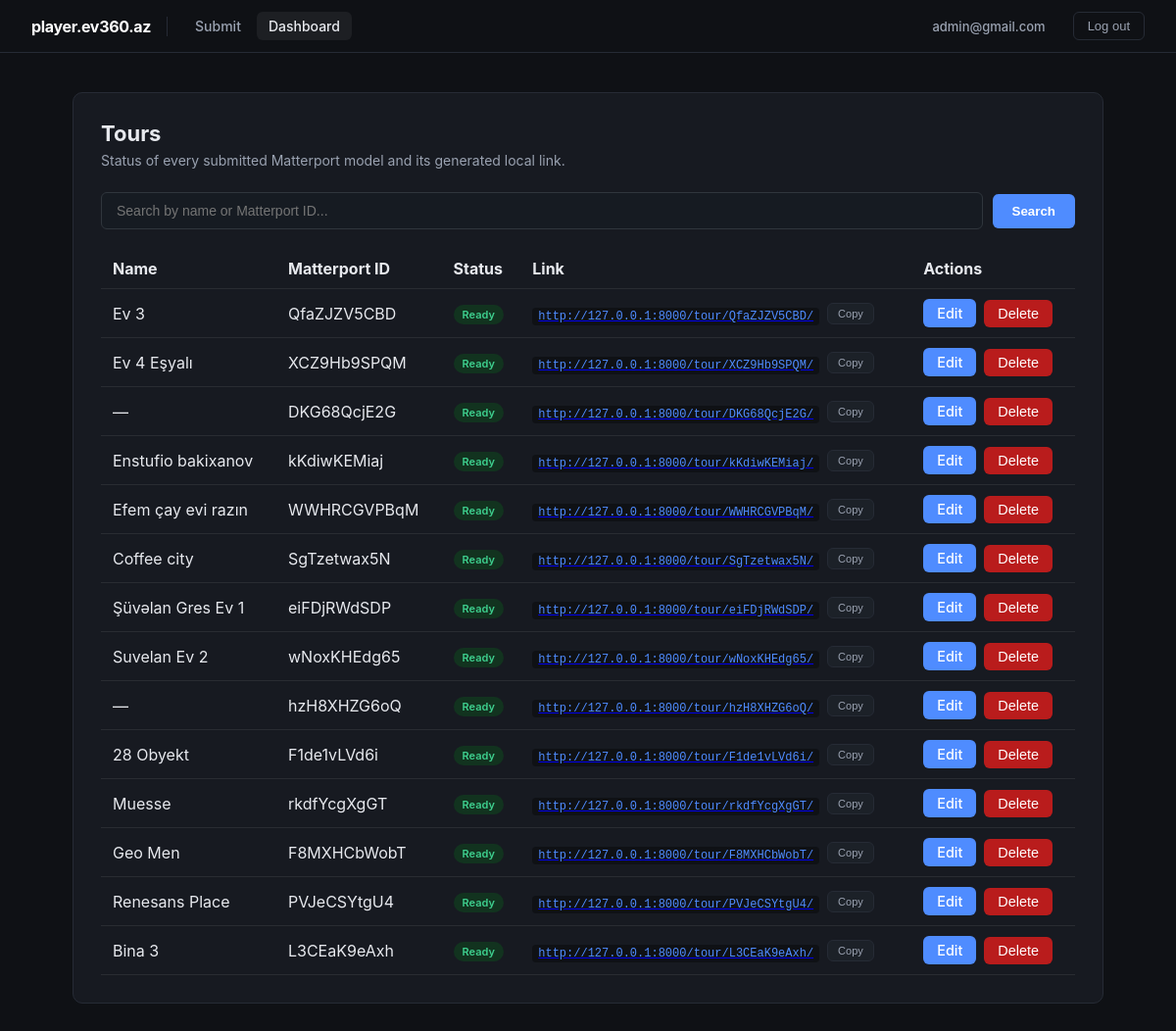
The page /dashboard/ (signed in) on the database its author committed.
### tours/models.py (models this page shows, shortened)
class Tour(models.Model):
    matterport_id = models.CharField(max_length=32, unique=True, db_index=True)
    name = models.CharField(max_length=255, blank=True, default="")
    created_at = models.DateTimeField(auto_now_add=True)
    class Meta:
        ordering = ["-created_at"]
    @property
    def latest_upload(self):
        return self.uploads.order_by("-created_at").first()
    @property
    def local_url(self) -> str:
        return f"{settings.PLAYER_PUBLIC_BASE_URL}/tour/{self.matterport_id}/"

class TourUpload(models.Model):
    class SourceType(models.TextChoices):
        URL = "url", "Matterport URL"
        ZIP = "zip", "ZIP Upload"
    class Status(models.TextChoices):
        PENDING = "pending", "Pending"
        DOWNLOADING = "downloading", "Downloading"
        READY = "ready", "Ready"
        FAILED = "failed", "Failed"
    tour = models.ForeignKey(
        Tour, on_delete=models.CASCADE, related_name="uploads", null=True, blank=True
    )
    source_type = models.CharField(max_length=10, choices=SourceType.choices)
    source_url = models.URLField(blank=True)
    original_zip_name = models.CharField(max_length=255, blank=True)
    status = models.CharField(max_length=20, choices=Status.choices, default=Status.PENDING)
    local_path = models.CharField(max_length=255, blank=True)
    error_message = models.TextField(blank=True)
    celery_task_id = models.CharField(max_length=64, blank=True)
    created_at = models.DateTimeField(auto_now_add=True)
    updated_at = models.DateTimeField(auto_now=True)
    class Meta:
        ordering = ["-created_at"]

### tours/views.py (the view)
# urls.py: path("dashboard/", views.dashboard_view, name="dashboard"),
@login_required
def dashboard_view(request):
    query = request.GET.get("q", "").strip()
    tours = Tour.objects.all()
    if query:
        tours = tours.filter(
            Q(name__icontains=query) | Q(matterport_id__icontains=query)
        )
    tour_rows = []
    has_active = False
    for tour in tours:
        latest = tour.latest_upload
        if latest is None:
            continue
        tour_rows.append({"tour": tour, "upload": latest})
        if latest.status in (TourUpload.Status.PENDING, TourUpload.Status.DOWNLOADING):
            has_active = True
    pending_zip_uploads = TourUpload.objects.filter(tour__isnull=True).exclude(
        status=TourUpload.Status.READY
    )
    if pending_zip_uploads.exists():
        has_active = True
    return render(
        request,
        "tours/dashboard.html",
        {
            "tour_rows": tour_rows,
            "pending_zip_uploads": pending_zip_uploads,
            "has_active_tours": has_active,
            "query": query,
        },
    )

### tours/templates/tours/dashboard.html (shortened to what this page needs)
{% extends "tours/base.html" %}
{% block content %}
<div class="panel">
  <h1>Tours</h1>
  <p class="sub">Status of every submitted Matterport model and its generated local link.</p>
  <form method="get" class="search-form" style="margin-bottom:20px; display:flex; gap:10px; align-items:center;">
    <input type="text" name="q" value="{{ query }}" placeholder="Search by name or Matterport ID..."
           style="flex:1; padding:10px 15px; border-radius:6px; border:1px solid #30363d; background-color:#161b22; color:#c9d1d9; outline:none;">
    <button type="submit" style="padding:10px 20px; border-radius:6px; background-color:var(--accent, #3498db); color:#ffffff; border:none; cursor:pointer; font-weight:600; margin-top:0; transition: opacity 0.2s;" onmouseover="this.style.opacity='0.8'" onmouseout="this.style.opacity='1'">
        Search
    </button>
  </form>
  {% if tour_rows or pending_zip_uploads %}
  <div style="overflow-x: auto; width: 100%;">
  <table class="tour-table" style="width: 100%;">
    <thead>
      <tr>
        <th style="white-space: nowrap;">Name</th>
        <th style="white-space: nowrap;">Matterport ID</th>
        <th style="white-space: nowrap;">Status</th>
        <th style="white-space: nowrap;">Link</th>
        <th style="white-space: nowrap;">Actions</th>
      </tr>
    </thead>
    <tbody>
      {% for row in tour_rows %}
      {% with tour=row.tour upload=row.upload %}
      <tr>
        <td style="white-space: nowrap;">{{ tour.name|default:"—" }}</td>
        <td style="white-space: nowrap;">{{ tour.matterport_id }}</td>
        <td style="white-space: nowrap;">
          <span class="badge badge-{{ upload.status }}">{{ upload.get_status_display }}</span>
        </td>
        <td style="white-space: nowrap;">
          {% if upload.status == "ready" %}
            <div style="display: flex; align-items: center; gap: 8px; flex-wrap: nowrap;">
              <a href="{{ tour.local_url }}" target="_blank"><code>{{ tour.local_url }}</code></a>
              <button type="button" class="copy-btn" data-url="{{ tour.local_url }}" onclick="copyTourLink(this)">Copy</button>
            </div>
          {% else %}
            —
          {% endif %}
        </td>
        <td style="white-space: nowrap;">
          <div style="display: flex; align-items: center; gap: 8px; flex-wrap: nowrap;">
            <a href="{% url 'edit_tour' tour.id %}" class="btn" style="background:var(--accent);color:#fff;text-decoration:none;">Edit</a>
            <form method="post" action="{% url 'delete_tour' tour.id %}"
                  onsubmit="return confirm('Delete this tour and all its upload history permanently?');" style="display:inline-block; margin:0; padding:0;">
              <button type="submit" class="btn btn-danger">Delete</button>
            </form>
          </div>
        </td>
      </tr>
      {% endwith %}
      {% endfor %}
    </tbody>
  </table>
  </div>
  {% else %}
    {% if query %}
      <div class="empty">No tours match "{{ query }}". <a href="{% url 'dashboard' %}">Clear search</a></div>
    {% else %}
      <div class="empty">No tours submitted yet. <a href="{% url 'submit' %}">Submit one →</a></div>
    {% endif %}
  {% endif %}
</div>
{% endblock %}

### tours/templates/tours/base.html (shortened to what this page needs)
<!DOCTYPE html>
<html lang="az">
<head>
</head>
<body>
<nav>
  <div class="nav-left">
    <span class="brand">player.ev360.az</span>
    <div class="nav-links">
      <a href="{% url 'submit' %}" class="{% if request.resolver_match.url_name == 'submit' %}active{% endif %}">Submit</a>
      <a href="{% url 'dashboard' %}" class="{% if request.resolver_match.url_name == 'dashboard' %}active{% endif %}">Dashboard</a>
    </div>
  </div>
  <div class="nav-right">
    {% if user.is_authenticated %}
      <a href="{% url 'profile' %}" class="user-email">{{ user.email }}</a>
      <form method="post" action="{% url 'logout' %}" style="display:inline; margin: 0; padding: 0;">
        <button type="submit" class="logout-btn">Log out</button>
      </form>
    {% else %}
      <a href="{% url 'login' %}">Log in</a>
    {% endif %}
  </div>
</nav>
<main>
  {% block content %}  {% endblock %}
</main>
</body>
</html>

### tours/templates/tours/base.html (style rules this page uses)
:root { --bg: #0f1115; --panel: #171a21; --border: #262b35; --text: #e7e9ee; --muted: #9aa2b1; --accent: #4f8cff; --ok: #3ecf8e; --fail: #ff6161; --warn: #ffb454; --hover-bg: rgba(255, 255, 255, 0.06); }
* { box-sizing: border-box; }
body { margin: 0; background: var(--bg); color: var(--text); font-family: -apple-system, BlinkMacSystemFont, "Segoe UI", Roboto, Helvetica, Arial, sans-serif; }
nav { display: flex; justify-content: space-between; align-items: center; padding: 12px 32px; background: var(--bg); border-bottom: 1px solid var(--border); }
.nav-left, .nav-right { display: flex; align-items: center; gap: 16px; }
nav .brand { font-weight: 700; color: #ffffff; font-size: 16px; letter-spacing: -0.02em; padding-right: 16px; border-right: 1px solid var(--border); }
.nav-links { display: flex; gap: 4px; }
nav a { color: var(--muted); text-decoration: none; font-size: 14px; font-weight: 500; padding: 6px 12px; border-radius: 6px; transition: all 0.2s ease; }
nav a.active, nav a:hover { color: var(--text); background: var(--hover-bg); }
.user-email { font-size: 13px; color: var(--muted); }
.logout-btn { margin: 0; padding: 6px 14px; background: transparent; border: 1px solid var(--border); border-radius: 6px; color: var(--muted); font-size: 13px; font-weight: 500; cursor: pointer; transition: all 0.2s ease; }
main { max-width: 1100px; margin: 0 auto; padding: 40px 24px; }
.panel { background: var(--panel); border: 1px solid var(--border); border-radius: 10px; padding: 28px; }
h1 { font-size: 22px; margin: 0 0 6px; }
p.sub { color: var(--muted); margin: 0 0 24px; font-size: 14px; }
input[type=url], input[type=text] { width: 100%; padding: 12px 14px; background: #0f1115; border: 1px solid var(--border); border-radius: 8px; color: var(--text); font-size: 14px; }
.badge { display: inline-block; padding: 3px 9px; border-radius: 20px; font-size: 11px; font-weight: 600; }
.badge-ready { background: #12331f; color: var(--ok); }
code { background: #0f1115; padding: 2px 6px; border-radius: 4px; font-size: 12px; color: var(--accent); }
.copy-btn { margin-left: 0px; padding: 4px 10px; background: #1c2128; border: 1px solid var(--border); border-radius: 6px; color: var(--muted); font-size: 11px; cursor: pointer; transition: 0.2s; }
.btn { display: inline-block; padding: 6px 14px; border: none; border-radius: 6px; font-size: 0.9rem; font-weight: 500; cursor: pointer; transition: background 0.15s ease; }
.btn-danger { background: #b91c1c; color: #fff; }
.tour-table { width: 100%; border-collapse: collapse; }
.tour-table th, .tour-table td { padding: 10px 12px; text-align: left; border-bottom: 1px solid rgba(255,255,255,0.08); }

### rows shown on the page
Tour: tour.name "Ev 3", tour.matterport_id "QfaZJZV5CBD", upload.status "Ready", tour.local_url "http://127.0.0.1:8000/tour/QfaZJZV5CBD/"
Tour: tour.name "Ev 4 Eşyalı", tour.matterport_id "XCZ9Hb9SPQM", upload.status "Ready", tour.local_url "http://127.0.0.1:8000/tour/XCZ9Hb9SPQM/"
Tour: tour.name "—", tour.matterport_id "DKG68QcjE2G", upload.status "Ready", tour.local_url "http://127.0.0.1:8000/tour/DKG68QcjE2G/"
Tour: tour.name "Enstufio bakixanov", tour.matterport_id "kKdiwKEMiaj", upload.status "Ready", tour.local_url "http://127.0.0.1:8000/tour/kKdiwKEMiaj/"
Tour: tour.name "Efem çay evi razın", tour.matterport_id "WWHRCGVPBqM", upload.status "Ready", tour.local_url "http://127.0.0.1:8000/tour/WWHRCGVPBqM/"
Tour: tour.name "Coffee city", tour.matterport_id "SgTzetwax5N", upload.status "Ready", tour.local_url "http://127.0.0.1:8000/tour/SgTzetwax5N/"
Tour: tour.name "Şüvəlan Gres Ev 1", tour.matterport_id "eiFDjRWdSDP", upload.status "Ready", tour.local_url "http://127.0.0.1:8000/tour/eiFDjRWdSDP/"
Tour: tour.name "Suvelan Ev 2", tour.matterport_id "wNoxKHEdg65", upload.status "Ready", tour.local_url "http://127.0.0.1:8000/tour/wNoxKHEdg65/"
Tour: tour.name "—", tour.matterport_id "hzH8XHZG6oQ", upload.status "Ready", tour.local_url "http://127.0.0.1:8000/tour/hzH8XHZG6oQ/"
Tour: tour.name "28 Obyekt", tour.matterport_id "F1de1vLVd6i", upload.status "Ready", tour.local_url "http://127.0.0.1:8000/tour/F1de1vLVd6i/"
Tour: tour.name "Muesse", tour.matterport_id "rkdfYcgXgGT", upload.status "Ready", tour.local_url "http://127.0.0.1:8000/tour/rkdfYcgXgGT/"
Tour: tour.name "Geo Men", tour.matterport_id "F8MXHCbWobT", upload.status "Ready", tour.local_url "http://127.0.0.1:8000/tour/F8MXHCbWobT/"
Tour: tour.name "Renesans Place", tour.matterport_id "PVJeCSYtgU4", upload.status "Ready", tour.local_url "http://127.0.0.1:8000/tour/PVJeCSYtgU4/"
Tour: tour.name "Bina 3", tour.matterport_id "L3CEaK9eAxh", upload.status "Ready", tour.local_url "http://127.0.0.1:8000/tour/L3CEaK9eAxh/"

### other values the page prints
{{ user.email }} "admin@gmail.com"
